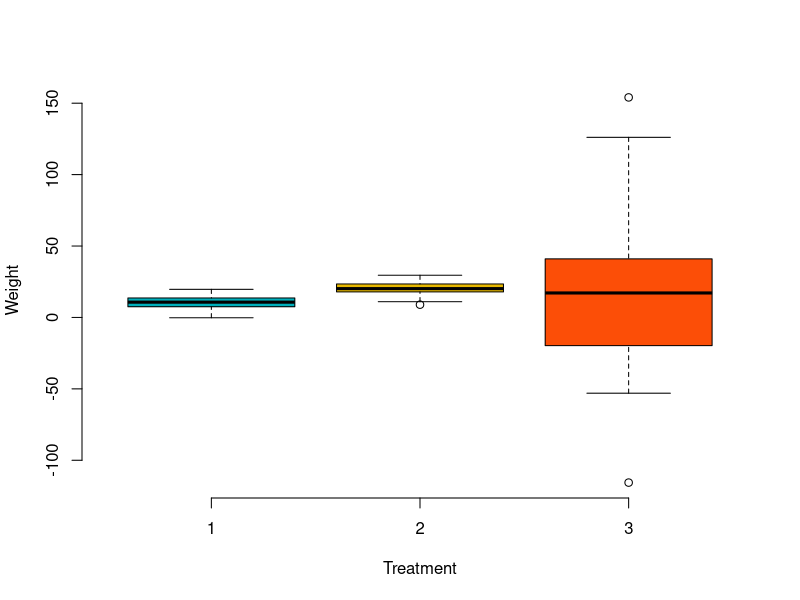
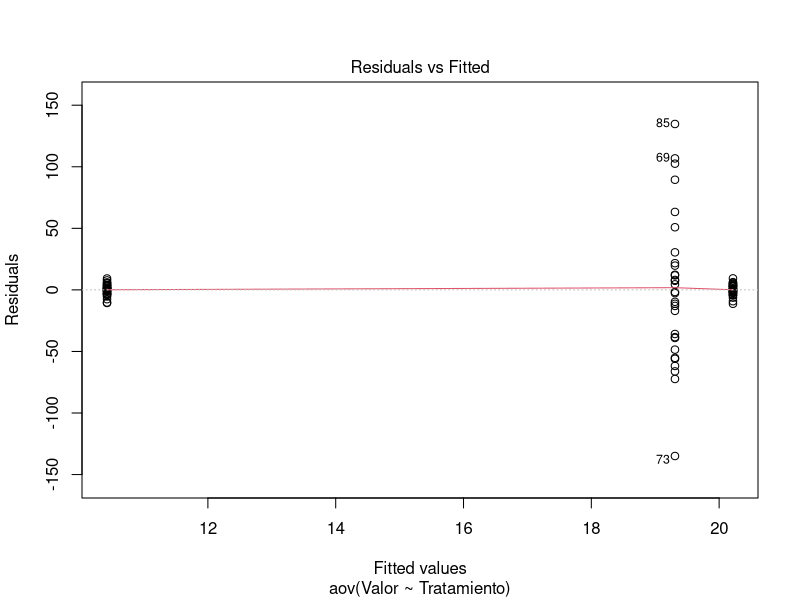
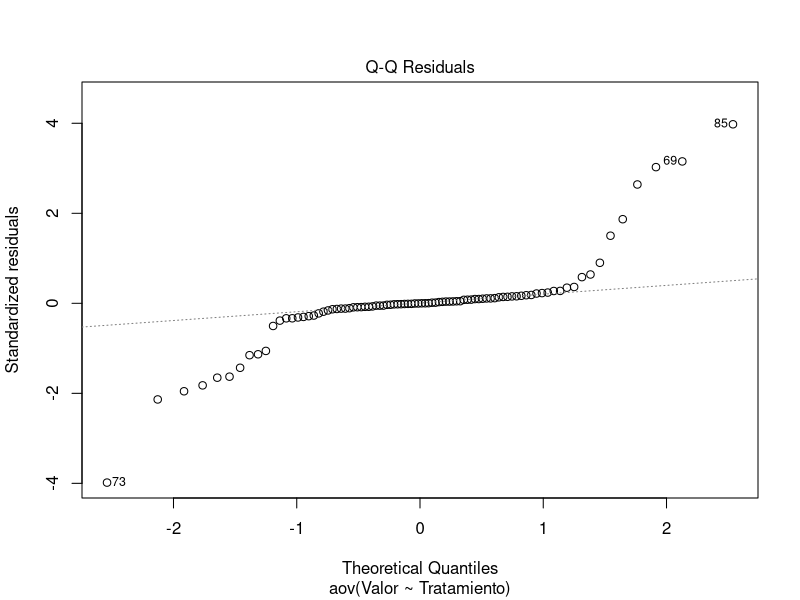

These figures' R source, in order:
library(car)

# Parámetros
n <- 30 # Número de observaciones por tratamiento
media <- c(10, 20, 30) # Medias para los tres tratamientos
desviacion <- c(5, 5, 50) # Desviaciones estándar para los tres tratamientos

# Simulación de datos
grupo1 <- rnorm(n, mean=media[1], sd=desviacion[1])
grupo2 <- rnorm(n, mean=media[2], sd=desviacion[2])
grupo3 <- rnorm(n, mean=media[3], sd=desviacion[3])

# Combinación de datos en un marco de datos
datos <- data.frame(
  Valor = c(grupo1, grupo2, grupo3),
  Tratamiento = factor(rep(1:3, each=n))
)


boxplot(Valor ~ Tratamiento, data = datos,
        xlab = "Treatment", ylab = "Weight",
        frame = FALSE, col = c("#00AFBB", "#E7B800", "#FC4E07"))



resultado_anova <- aov(Valor ~ Tratamiento, data=datos)
summary(resultado_anova)

TukeyHSD(resultado_anova)

# Homogeneidad de varianza
plot(resultado_anova,1)

# Normalidad
plot(resultado_anova,2)

leveneTest(Valor ~ Tratamiento, data=datos)


